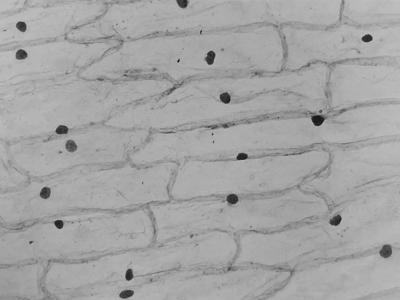
#> input picture task7-cells/data/test/image_test/1002.jpg, 400 x 300 px, given as the content of the folder image_test_old, which was not available
$ python size_transform.py
#> lines starting #> are read from the running program, lines starting #| are printed output that depends on the picture
# -*- coding: utf-8 -*-
"""
Created on Wed Nov 20 19:11:59 2024

@author: NING MEI
"""

from PIL import Image
import os

# Define the source and destination directories
source_dir = "image_test_old"
dest_dir = "image_test"

# Create the destination directory if it doesn't exist
if not os.path.exists(dest_dir):
    os.makedirs(dest_dir)

# Function to resize and save images
def resize_images(directory, size=(80, 60)):
#> called with directory = 'image_test_old', size = (80, 60)
    for filename in os.listdir(directory):
        if filename.endswith(".jpg"):
            with Image.open(os.path.join(directory, filename)) as img:
                # Check if the image is 400x300
#> img is the input picture: PIL image 400x300 L; min 9, max 197, mean 164.4
                if img.size == (400, 300):
                    img_resized = img.resize(size)
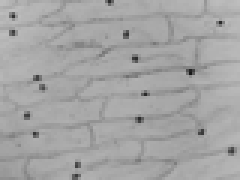
#> img_resized: PIL image 80x60 L (shown 3 times larger); min 25, max 190, mean 164.4
                    img_resized.save(os.path.join(dest_dir, filename))

# Resize and save the images
resize_images(source_dir)
len(os.listdir(dest_dir))  # Count the number of resized images to confirm

$ run again, on task7-cells/data/test/image_test/1038.jpg
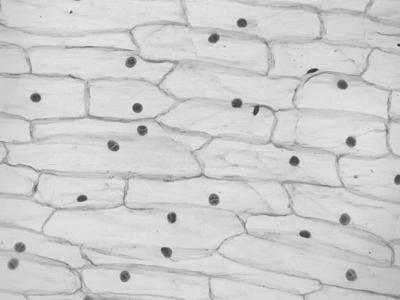
#> input picture task7-cells/data/test/image_test/1038.jpg, 400 x 300 px, given as the content of the folder image_test_old, which was not available
#> in resize_images, img is the input picture: PIL image 400x300 L; min 45, max 241, mean 205.9
#> in resize_images, `img_resized = img.resize(size)`:
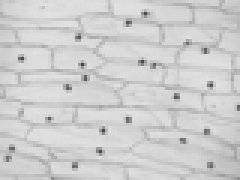
#> img_resized: PIL image 80x60 L (shown 3 times larger); min 68, max 227, mean 205.9

$ run again, on task7-cells/data/test/image_test/1044.jpg
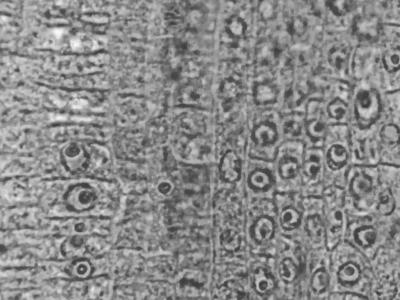
#> input picture task7-cells/data/test/image_test/1044.jpg, 400 x 300 px, given as the content of the folder image_test_old, which was not available
#> in resize_images, img is the input picture: PIL image 400x300 L; min 52, max 250, mean 137.7
#> in resize_images, `img_resized = img.resize(size)`:
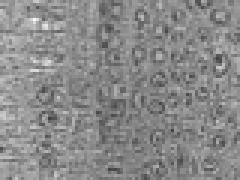
#> img_resized: PIL image 80x60 L (shown 3 times larger); min 65, max 248, mean 137.7

$ run again, on task7-cells/data/test/image_test/1050.jpg
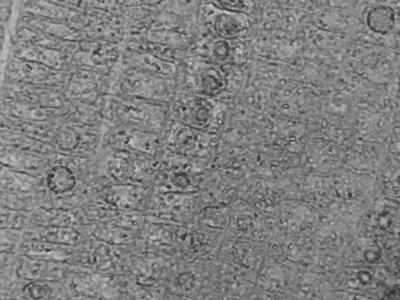
#> input picture task7-cells/data/test/image_test/1050.jpg, 400 x 300 px, given as the content of the folder image_test_old, which was not available
#> in resize_images, img is the input picture: PIL image 400x300 L; min 40, max 211, mean 128.1
#> in resize_images, `img_resized = img.resize(size)`:
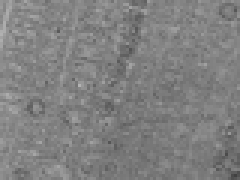
#> img_resized: PIL image 80x60 L (shown 3 times larger); min 65, max 179, mean 128.2
